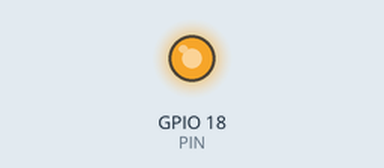
The sketch below on a simulated ESP32. Parts: output pins drawn as LEDs (lit = HIGH). What the sketch prints to the serial monitor is not drawn.

Above: at 5.05 s.
Timing chart, 0 to 25.8 s (numbered marks = the images above):
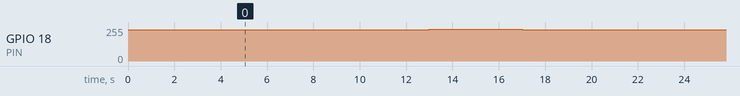

Measured:
- by itself, GPIO 18 (PIN): repeats every 16.0 s: 236/255 4.0 s, 237/255 4.0 s, 236/255 4.0 s, 235/255 4.0 s

The sketch:

test_07_sabertooth_sequence.ino
```cpp
// Test 07 : séquence d'impulsions vers S1 (même montage que le test 06).
//
// Au démarrage : 1500 us pendant 5 s. Puis, en boucle :
//   1600 us (avant), 1500 us (arrêt), 1400 us (arrière), 1500 us (arrêt),
//   4 s chacune. La valeur en cours est écrite sur le port série (115200).
//
// Le Sabertooth garde comme centre la largeur reçue à son allumage, et la
// conserve quand seule l'ESP32 redémarre. Allumer le Sabertooth pendant que
// l'ESP32 envoie 1500 us pour que l'arrêt soit à 1500 us.
const int PIN = 18;

void envoyer(int us) {
  uint32_t duty = (uint32_t)(65535UL * (20000 - us) / 20000);
  ledcWrite(PIN, duty);
  Serial.print("Impulsion : ");
  Serial.print(us);
  Serial.println(" us");
}

void setup() {
  Serial.begin(115200);
  ledcAttach(PIN, 50, 16);
  envoyer(1500);
  delay(5000);
}

void loop() {
  envoyer(1600); delay(4000);
  envoyer(1500); delay(4000);
  envoyer(1400); delay(4000);
  envoyer(1500); delay(4000);
}
```
